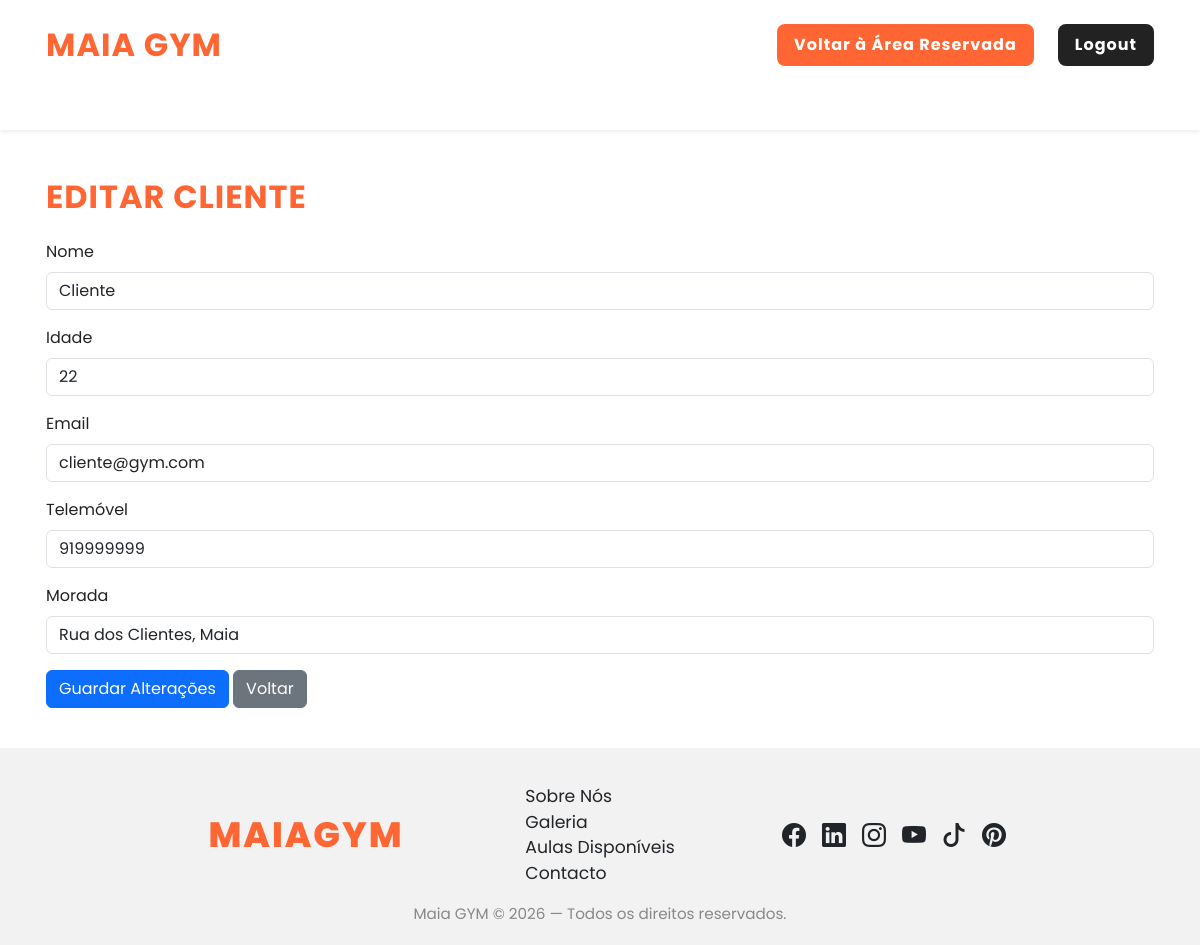
Page /area-reservada/editar_cliente.php?id=3 (signed in) on the committed database.
### tables this page shows
CREATE TABLE IF NOT EXISTS users (
    id INT AUTO_INCREMENT PRIMARY KEY,
    name VARCHAR(100),
    username VARCHAR(50) UNIQUE,
    email VARCHAR(150) UNIQUE,
    identifier VARCHAR(100) UNIQUE,
    password VARCHAR(255) NOT NULL,
    role ENUM('cliente','personal_trainer','gestor_ginasio') NOT NULL DEFAULT 'cliente',
    created_at TIMESTAMP DEFAULT CURRENT_TIMESTAMP
);

### area-reservada/editar_cliente.php (the view, shortened to what this page needs)
<?php
include '../includes/header.php';
@include '../includes/db.php';
$id = intval($_GET['id']);
$stmt = $conn->prepare("SELECT name, idade, email, telemovel, morada FROM users WHERE id=? AND role='cliente'");
$stmt->bind_param('i', $id);
$stmt->execute();
$stmt->bind_result($nome, $idade, $email, $telemovel, $morada);
?>
<div class="container mt-5">
    <h2 class="fw-bold mb-4" style="color:#ff6633;">Editar Cliente</h2>
    <form method="post" class="mb-4">
        <div class="mb-3">
            <label class="form-label">Nome</label>
            <input type="text" class="form-control" name="nome" value="<?= htmlspecialchars($nome) ?>" required>
        </div>
        <div class="mb-3">
            <label class="form-label">Idade</label>
            <input type="number" class="form-control" name="idade" value="<?= htmlspecialchars($idade) ?>" required>
        </div>
        <div class="mb-3">
            <label class="form-label">Email</label>
            <input type="email" class="form-control" name="email" value="<?= htmlspecialchars($email) ?>" required>
        </div>
        <div class="mb-3">
            <label class="form-label">Telemóvel</label>
            <input type="text" class="form-control" name="telemovel" value="<?= htmlspecialchars($telemovel) ?>" required>
        </div>
        <div class="mb-3">
            <label class="form-label">Morada</label>
            <input type="text" class="form-control" name="morada" value="<?= htmlspecialchars($morada) ?>" required>
        </div>
        <button type="submit" class="btn btn-primary">Guardar Alterações</button>
        <a href="ver_clientes.php" class="btn btn-secondary">Voltar</a>
    </form>
</div>
<?php include '../includes/footer.php'; ?>

### assets/css/style.css (style rules this page uses)
body { background: #fff; color: #222; font-family: 'Poppins', system-ui, -apple-system, BlinkMacSystemFont, "Segoe UI", sans-serif; min-height: 100vh; position: relative; overflow-x: hidden; font-size: 1rem; margin: 0; }
.container, .container-fluid { padding-left: 1rem; padding-right: 1rem; }
a { text-decoration: none; }
h1, h2, h3, h4 { text-transform: uppercase; letter-spacing: 1px; }
.container { margin-bottom: 40px; }

### rows in the picture
users: nome "Cliente", idade "22", email "cliente@gym.com", telemovel "919999999", morada "Rua dos Clientes, Maia"
